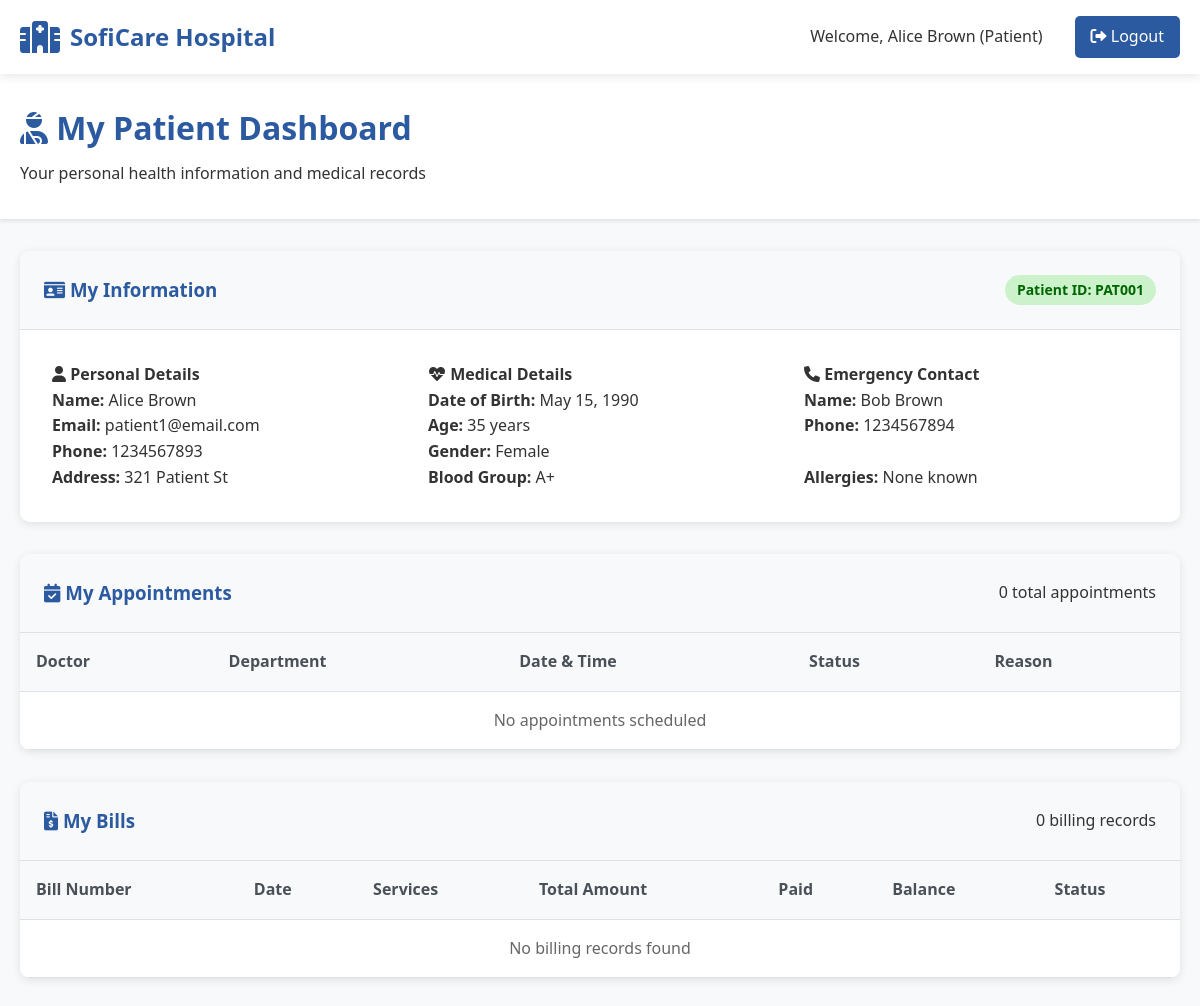
Screenshot of /patient-dashboard.php (signed in) with the database file from the repository.
### tables this page shows
CREATE TABLE patients (
    id INT PRIMARY KEY AUTO_INCREMENT,
    user_id INT,
    patient_id VARCHAR(20) UNIQUE NOT NULL,
    date_of_birth DATE NOT NULL,
    gender ENUM('male', 'female', 'other') NOT NULL,
    blood_group VARCHAR(5),
    emergency_contact_name VARCHAR(100),
    emergency_contact_phone VARCHAR(20),
    medical_history TEXT,
    allergies TEXT,
    insurance_number VARCHAR(50),
    created_at TIMESTAMP DEFAULT CURRENT_TIMESTAMP,
    FOREIGN KEY (user_id) REFERENCES users(id) ON DELETE SET NULL
);

CREATE TABLE users (
    id INT PRIMARY KEY AUTO_INCREMENT,
    username VARCHAR(50) UNIQUE NOT NULL,
    email VARCHAR(100) UNIQUE NOT NULL,
    password VARCHAR(255) NOT NULL,
    role ENUM('admin', 'doctor', 'nurse', 'receptionist', 'patient') NOT NULL,
    first_name VARCHAR(50) NOT NULL,
    last_name VARCHAR(50) NOT NULL,
    phone VARCHAR(20),
    address TEXT,
    created_at TIMESTAMP DEFAULT CURRENT_TIMESTAMP,
    updated_at TIMESTAMP DEFAULT CURRENT_TIMESTAMP ON UPDATE CURRENT_TIMESTAMP,
    is_active BOOLEAN DEFAULT TRUE
);

### patient-dashboard.php (the view, shortened to what this page needs)
<?php
$database = new Database();
$conn = $database->getConnection();
$query = "SELECT p.*, u.first_name, u.last_name, u.email, u.phone, u.address
          FROM patients p
          JOIN users u ON p.user_id = u.id
          WHERE u.id = :user_id";
$stmt = $conn->prepare($query);
$stmt->execute([':user_id' => $_SESSION['user_id']]);
$patient_info = $stmt->fetch(PDO::FETCH_ASSOC);
$query = "SELECT a.*, u.first_name as doctor_first, u.last_name as doctor_last,
                 d.name as department, s.specialization
          FROM appointments a
          JOIN staff s ON a.doctor_id = s.id
          JOIN users u ON s.user_id = u.id
          LEFT JOIN departments d ON s.department_id = d.id
          WHERE a.patient_id = :patient_id
          ORDER BY a.appointment_date DESC, a.appointment_time DESC";
$stmt = $conn->prepare($query);
$stmt->execute([':patient_id' => $patient_info['id']]);
$appointments = $stmt->fetchAll(PDO::FETCH_ASSOC);
$bills = [];
?>
<!DOCTYPE html>
<html lang="en">
<head>
    <link rel="stylesheet" href="assets/css/style.css">
    <link href="https://cdnjs.cloudflare.com/ajax/libs/font-awesome/6.0.0/css/all.min.css" rel="stylesheet">
</head>
<body>
    <header class="header">
        <div class="container">
            <div class="logo">
                <i class="fas fa-hospital"></i>
                <h1>SofiCare Hospital</h1>
            </div>
            <nav class="nav">
                <span>Welcome, <?php echo htmlspecialchars($patient_info['first_name'] . ' ' . $patient_info['last_name']); ?> (Patient)</span>
                <a href="logout.php" class="btn-login">
                    <i class="fas fa-sign-out-alt"></i> Logout
                </a>
            </nav>
        </div>
    </header>
    <div class="dashboard">
        <div class="dashboard-header">
            <div class="container">
                <h1><i class="fas fa-user-injured"></i> My Patient Dashboard</h1>
                <p>Your personal health information and medical records</p>
            </div>
        </div>
        <div class="dashboard-content">
            <div class="container">
                <div class="table-container" style="margin-bottom: 2rem;">
                    <div class="table-header">
                        <h3><i class="fas fa-id-card"></i> My Information</h3>
                        <span class="status completed">Patient ID: <?php echo htmlspecialchars($patient_info['patient_id']); ?></span>
                    </div>
                    <div style="padding: 2rem; display: grid; grid-template-columns: 1fr 1fr 1fr; gap: 2rem;">
                        <div>
                            <h4><i class="fas fa-user"></i> Personal Details</h4>
                            <p><strong>Name:</strong> <?php echo htmlspecialchars($patient_info['first_name'] . ' ' . $patient_info['last_name']); ?></p>
                            <p><strong>Email:</strong> <?php echo htmlspecialchars($patient_info['email']); ?></p>
                            <p><strong>Phone:</strong> <?php echo htmlspecialchars($patient_info['phone']); ?></p>
                            <p><strong>Address:</strong> <?php echo htmlspecialchars($patient_info['address']); ?></p>
                        </div>
                        <div>
                            <h4><i class="fas fa-heartbeat"></i> Medical Details</h4>
                            <p><strong>Date of Birth:</strong> <?php echo date('M d, Y', strtotime($patient_info['date_of_birth'])); ?></p>
                            <p><strong>Age:</strong> <?php echo date_diff(date_create($patient_info['date_of_birth']), date_create('today'))->y; ?> years</p>
                            <p><strong>Gender:</strong> <?php echo ucfirst($patient_info['gender']); ?></p>
                            <p><strong>Blood Group:</strong> <?php echo htmlspecialchars($patient_info['blood_group']); ?></p>
                        </div>
                        <div>
                            <h4><i class="fas fa-phone"></i> Emergency Contact</h4>
                            <p><strong>Name:</strong> <?php echo htmlspecialchars($patient_info['emergency_contact_name']); ?></p>
                            <p><strong>Phone:</strong> <?php echo htmlspecialchars($patient_info['emergency_contact_phone']); ?></p>
                            <br>
                            <p><strong>Allergies:</strong> <?php echo htmlspecialchars($patient_info['allergies'] ?: 'None reported'); ?></p>
                        </div>
                    </div>
                </div>
                <div class="table-container" style="margin-bottom: 2rem;">
                    <div class="table-header">
                        <h3><i class="fas fa-calendar-check"></i> My Appointments</h3>
                        <span><?php echo count($appointments); ?> total appointments</span>
                    </div>
                    <table>
                        <thead>
                            <tr>
                                <th>Doctor</th>
                                <th>Department</th>
                                <th>Date & Time</th>
                                <th>Status</th>
                                <th>Reason</th>
                            </tr>
                        </thead>
                        <tbody>
                            <?php if (empty($appointments)): ?>
                            <tr>
                                <td colspan="5" style="text-align: center; color: #666;">No appointments scheduled</td>
                            </tr>
                            <?php endif; ?>
                        </tbody>
                    </table>
                </div>
                <div class="table-container">
                    <div class="table-header">
                        <h3><i class="fas fa-file-invoice-dollar"></i> My Bills</h3>
                        <span><?php echo count($bills); ?> billing records</span>
                    </div>
                    <table>
                        <thead>
                            <tr>
                                <th>Bill Number</th>
                                <th>Date</th>
                                <th>Services</th>
                                <th>Total Amount</th>
                                <th>Paid</th>
                                <th>Balance</th>
                                <th>Status</th>
                            </tr>
                        </thead>
                        <tbody>
                            <?php if (empty($bills)): ?>
                            <tr>
                                <td colspan="7" style="text-align: center; color: #666;">No billing records found</td>
                            </tr>
                            <?php endif; ?>
                        </tbody>
                    </table>
                </div>
            </div>
        </div>
    </div>
</body>
</html>

### assets/css/style.css (style rules this page uses)
* { margin: 0; padding: 0; box-sizing: border-box; }
body { font-family: "Segoe UI", Tahoma, Geneva, Verdana, sans-serif; line-height: 1.6; color: #333; }
.container { max-width: 1200px; margin: 0 auto; padding: 0 20px; }
.header { background: #fff; box-shadow: 0 2px 10px rgba(0, 0, 0, 0.1); position: fixed; width: 100%; top: 0; z-index: 1000; }
.header .container { display: flex; justify-content: space-between; align-items: center; padding: 1rem 20px; }
.logo { display: flex; align-items: center; gap: 10px; }
.logo i { font-size: 2rem; color: #2c5aa0; }
.logo h1 { color: #2c5aa0; font-size: 1.5rem; }
.nav { display: flex; align-items: center; gap: 2rem; }
.nav a { text-decoration: none; color: #333; font-weight: 500; transition: color 0.3s; }
.btn-login { background: #2c5aa0; color: white !important; padding: 0.5rem 1rem; border-radius: 5px; transition: background 0.3s; }
.dashboard { margin-top: 70px; min-height: calc(100vh - 70px); background: #f8f9fa; }
.dashboard-header { background: white; padding: 2rem 0; box-shadow: 0 2px 4px rgba(0, 0, 0, 0.1); }
.dashboard-header h1 { color: #2c5aa0; margin-bottom: 0.5rem; }
.dashboard-content { padding: 2rem 0; }
.table-container { background: white; border-radius: 10px; overflow: hidden; box-shadow: 0 2px 10px rgba(0, 0, 0, 0.1); }
.table-header { padding: 1.5rem; background: #f8f9fa; border-bottom: 1px solid #dee2e6; display: flex; justify-content: space-between; align-items: center; }
.table-header h3 { color: #2c5aa0; margin: 0; }
table { width: 100%; border-collapse: collapse; }
th, td { padding: 1rem; text-align: left; border-bottom: 1px solid #dee2e6; }
th { background: #f8f9fa; font-weight: 600; color: #495057; }
.status { padding: 0.25rem 0.75rem; border-radius: 20px; font-size: 0.875rem; font-weight: 600; }
.status.completed { background: #ccf2cc; color: #006600; }

### rows the page displays
patients: user.last_name "Alice Brown", patient "PAT001", user.email "patient1@email.com", user.phone "1234567893", user.address "321 Patient St", date_of_birth "May 15, 1990", date_of_birth "35", gender "Female", blood_group "A+", emergency_contact_name "Bob Brown", emergency_contact_phone "1234567894", allergies "None known"

### other values shown
count($appointments) "0"
count($bills) "0"
